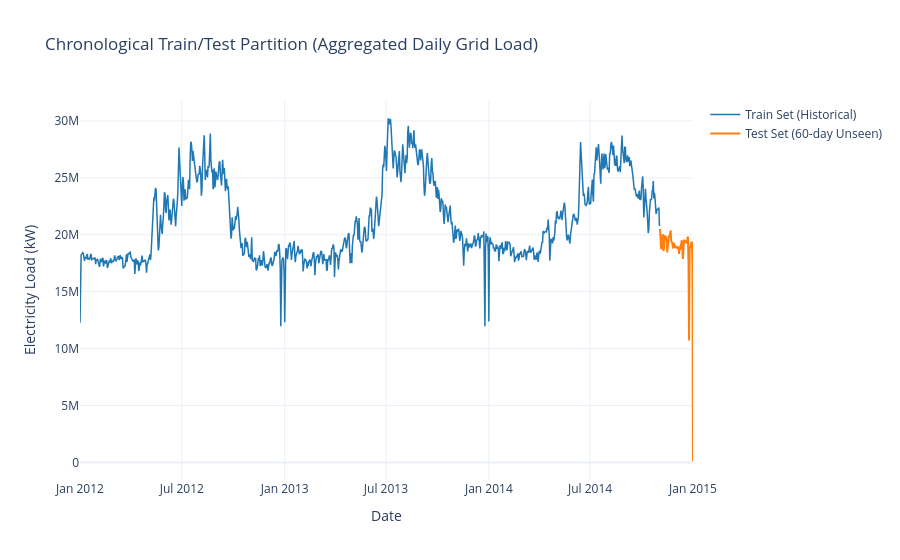

Write notebook code for a chart like this one.
### Code cell
# Chronological Train-Test Split (Last 60 days reserved for Out-of-Sample Testing)
test_horizon = 60
train = df_daily.iloc[:-test_horizon].copy()
test = df_daily.iloc[-test_horizon:].copy()

print(f"Training Set : {len(train)} days ({train.index[0].date()} to {train.index[-1].date()})")
print(f"Testing Set  : {len(test)} days ({test.index[0].date()} to {test.index[-1].date()})")

# Visual check of split
fig = go.Figure()
fig.add_trace(go.Scatter(x=train.index, y=train['Total_Load'], mode='lines', name='Train Set (Historical)', line=dict(color='#1f77b4', width=1.5)))
fig.add_trace(go.Scatter(x=test.index, y=test['Total_Load'], mode='lines', name='Test Set (60-day Unseen)', line=dict(color='#ff7f0e', width=2)))
fig.update_layout(title='Chronological Train/Test Partition (Aggregated Daily Grid Load)', xaxis_title='Date', yaxis_title='Electricity Load (kW)', template='plotly_white')
fig.show()
